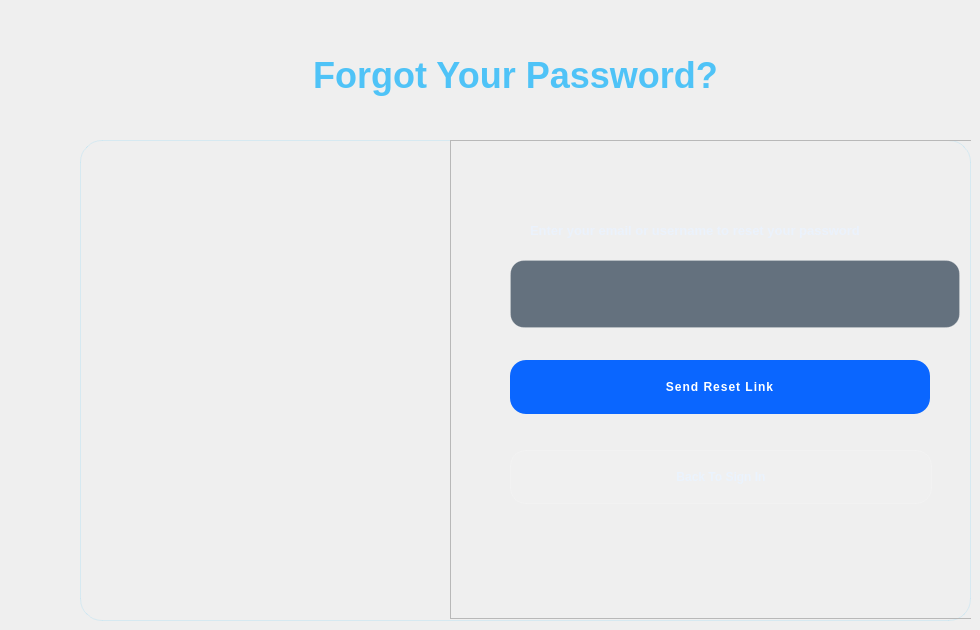
    <widget class="QWidget" name="pageForgetpass">
     <property name="styleSheet">
      <string notr="true">/* ===== FORGOT PAGE ===== */
QFrame#leftpanelForget {
    background-color: qlineargradient(x1:0, y1:0, x2:1, y2:0,
        stop:0 #0d2c4a,
        stop:0.5 #0a375b,
        stop:1 #073052);
    border-radius: 22px;
    border: 1px solid rgba(79,195,247,0.16);
}

QFrame#rightpanelForget {
    background-color: rgba(255,255,255,0.06);
    border-radius: 22px;
    border: 1px solid rgba(255,255,255,0.14);
}

/* Title of forgot page */
QLabel#ForgotTitle {
    color: #4fc3f7;
    font-size: 36px;
    font-weight: 900;
    qproperty-alignment: AlignCenter;
}

/* Instruction label */
QLabel#resetlabel {
    background: transparent;
    color: rgba(234,243,255,0.80);
    font-size: 13px;
    font-weight: 600;
}

/* Input */
QLineEdit#resetlineEdit {
    min-height: 46px;
    min-width: 420px;
    max-width: 420px;
    background-color: rgba(25,45,65,0.65);
    border: 1px solid rgba(255,255,255,0.16);
    border-radius: 14px;
    padding: 10px 14px;
    color: white;
}
QLineEdit#resetlineEdit:focus {
    border: 1px solid #4fc3f7;
}

/* Buttons */
QPushButton#resetbtn {
    min-height: 54px;
    min-width: 420px;
    max-width: 420px;
    border-radius: 16px;
    background-color: #0A66FF;
    color: white;
    font-weight: 900;
    letter-spacing: 1px;
}
QPushButton#resetbtn:hover { background-color: rgba(10,102,255,0.86); }

QPushButton#backsigninBTN {
    min-height: 52px;
    min-width: 420px;
    max-width: 420px;
    border-radius: 16px;
    background-color: rgba(255,255,255,0.08);
    color: rgba(234,243,255,0.85);
    border: 1px solid rgba(255,255,255,0.14);
    font-weight: 800;
}
QPushButton#backsigninBTN:hover {
    border: 1px solid rgba(79,195,247,0.35);
    color: #4fc3f7;
}
</string>
     </property>
     <widget class="QLabel" name="ForgotTitle">
      <property name="geometry">
       <rect>
        <x>290</x>
        <y>50</y>
        <width>451</width>
        <height>51</height>
       </rect>
      </property>
      <property name="text">
       <string>Forgot Your Password?</string>
      </property>
      <property name="alignment">
       <set>Qt::AlignmentFlag::AlignCenter</set>
      </property>
     </widget>
     <widget class="QWidget" name="layoutWidget">
      <property name="geometry">
       <rect>
        <x>80</x>
        <y>140</y>
        <width>891</width>
        <height>481</height>
       </rect>
      </property>
      <layout class="QHBoxLayout" name="horizontalLayout">
       <item>
        <widget class="QFrame" name="leftpanelForget">
         <property name="frameShape">
          <enum>QFrame::Shape::StyledPanel</enum>
         </property>
         <property name="frameShadow">
          <enum>QFrame::Shadow::Raised</enum>
         </property>
         <widget class="QLabel" name="label">
          <property name="geometry">
           <rect>
            <x>40</x>
            <y>40</y>
            <width>331</width>
            <height>351</height>
           </rect>
          </property>
          <property name="text">
           <string/>
          </property>
          <property name="pixmap">
           <pixmap resource="Ressources.qrc">:/Images/logo.png</pixmap>
          </property>
          <property name="alignment">
           <set>Qt::AlignmentFlag::AlignCenter</set>
          </property>
         </widget>
         <widget class="QFrame" name="rightpannelforget">
          <property name="geometry">
           <rect>
            <x>370</x>
            <y>0</y>
            <width>541</width>
            <height>479</height>
           </rect>
          </property>
          <property name="frameShape">
           <enum>QFrame::Shape::StyledPanel</enum>
          </property>
          <property name="frameShadow">
           <enum>QFrame::Shadow::Raised</enum>
          </property>
          <widget class="QLabel" name="resetlabel">
           <property name="geometry">
            <rect>
             <x>80</x>
             <y>80</y>
             <width>391</width>
             <height>20</height>
            </rect>
           </property>
           <property name="text">
            <string>Enter your email or username to reset your password</string>
           </property>
          </widget>
          <widget class="QLineEdit" name="resetlineEdit">
           <property name="geometry">
            <rect>
             <x>60</x>
             <y>120</y>
             <width>450</width>
             <height>68</height>
            </rect>
           </property>
           <property name="minimumSize">
            <size>
             <width>450</width>
             <height>68</height>
            </size>
           </property>
           <property name="maximumSize">
            <size>
             <width>450</width>
             <height>16777215</height>
            </size>
           </property>
          </widget>
          <widget class="QPushButton" name="resetbtn">
           <property name="geometry">
            <rect>
             <x>60</x>
             <y>220</y>
             <width>420</width>
             <height>54</height>
            </rect>
           </property>
           <property name="text">
            <string>Send Reset Link</string>
           </property>
          </widget>
          <widget class="QPushButton" name="backsigninBTN">
           <property name="geometry">
            <rect>
             <x>60</x>
             <y>310</y>
             <width>422</width>
             <height>54</height>
            </rect>
           </property>
           <property name="text">
            <string>Back To Sign In</string>
           </property>
          </widget>
         </widget>
        </widget>
       </item>
      </layout>
     </widget>
    </widget>
